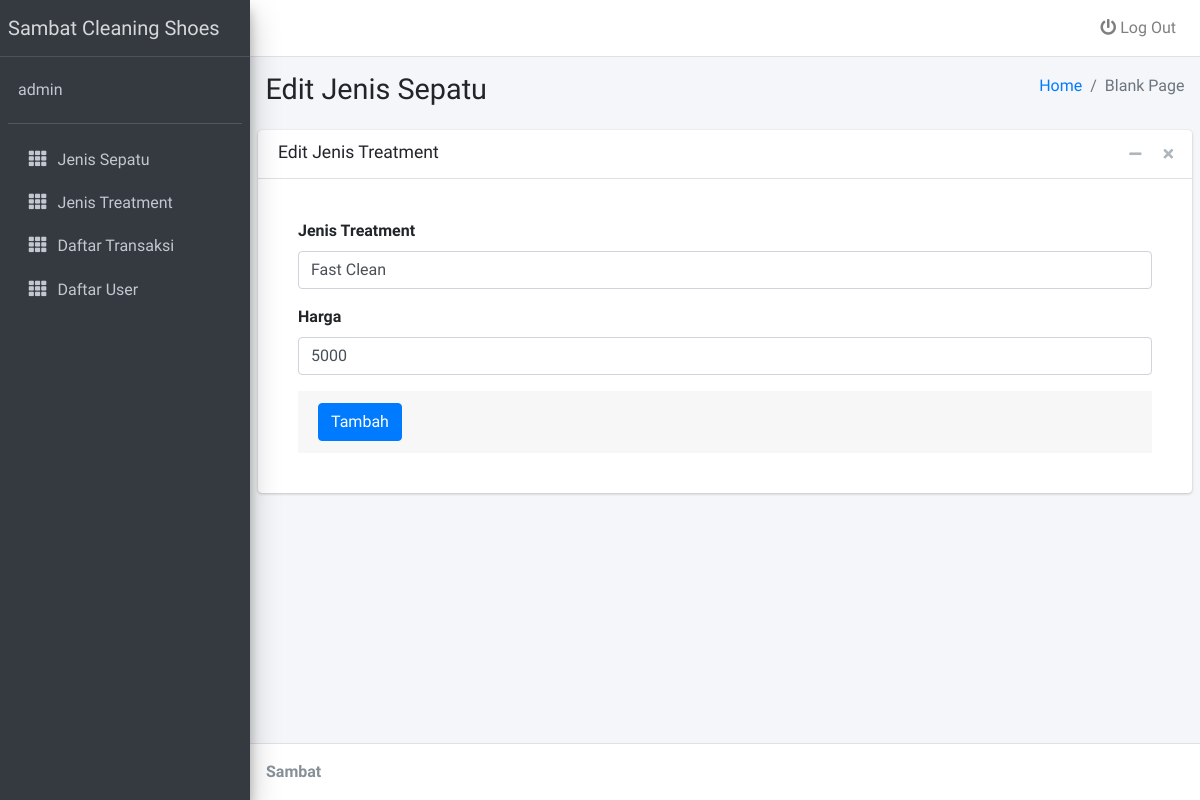
Before: /edit_treatment.php?id=1 (signed in) with the older database file.
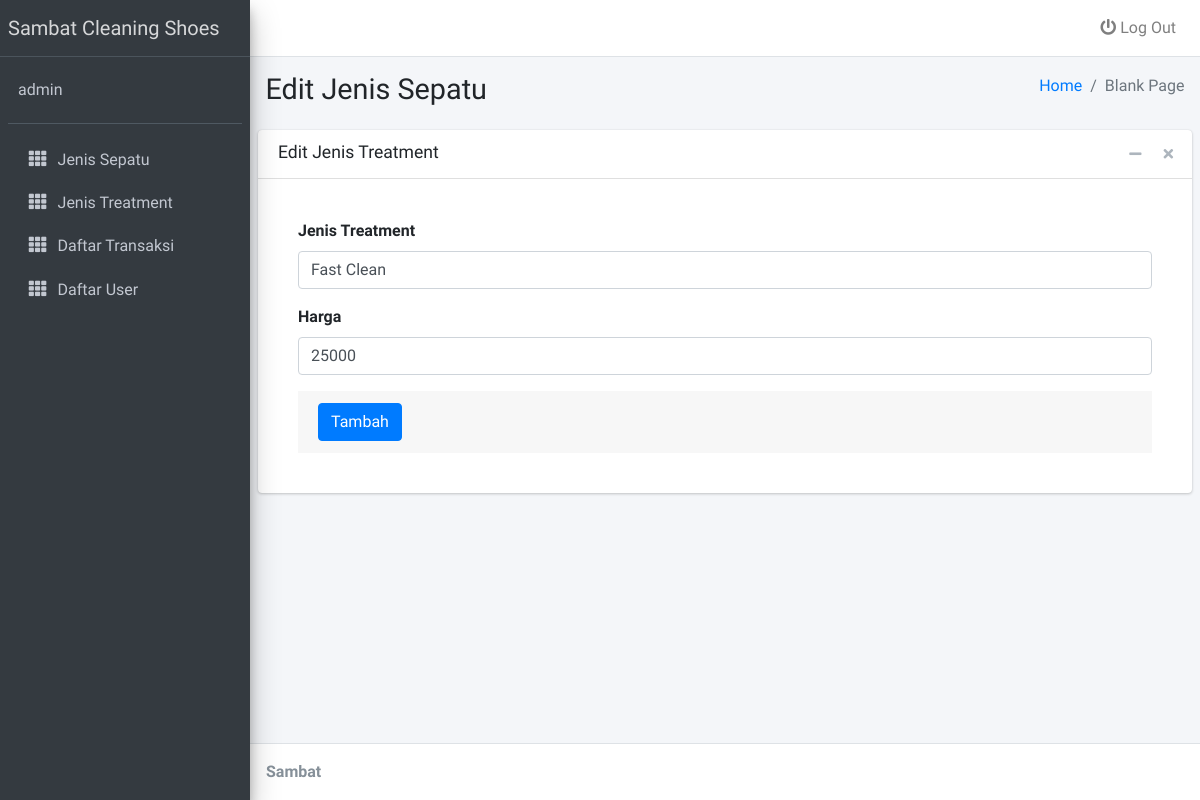
After: the same page with the newer database file.
### tables this page shows
CREATE TABLE `treatment` (
  `id_treatment` int NOT NULL,
  `jenis_treatment` varchar(10) NOT NULL,
  `harga_treatment` int NOT NULL
);

### edit_treatment.php (the view, shortened to what this page needs)
<!DOCTYPE html>
<?php
include('config.php');
$id = @$_GET['id'] ;
$sql = mysqli_query($koneksi, "SELECT * from treatment where id_treatment ='$id'") or die(mysqli_error($koneksi));
$data = mysqli_fetch_assoc($sql) ;
?>
<html>
<head>
  <link rel="stylesheet" href="assets/plugins/fontawesome-free/css/all.min.css">
  <link rel="stylesheet" href="https://code.ionicframework.com/ionicons/2.0.1/css/ionicons.min.css">
  <link rel="stylesheet" href="assets/dist/css/adminlte.min.css">
</head>
<body class="hold-transition sidebar-mini">
<div class="wrapper">
  <nav class="main-header navbar navbar-expand navbar-white navbar-light">
    <ul class="navbar-nav ml-auto">
      <li class="nav-item dropdown">
        <a class="nav-link" href="logout.php">
            <i class="fas fa-power-off"></i> Log Out
        </a>
      </li>
    </ul>
  </nav>
  <aside class="main-sidebar sidebar-dark-primary elevation-4">
    <a href="../../index3.html" class="brand-link">
      <span class="brand-text font-weight-light">Sambat Cleaning Shoes</span>
    </a>
    <div class="sidebar">
      <div class="user-panel mt-3 pb-3 mb-3 d-flex">
        <div class="info">
          <a href="#" class="d-block"><?php echo $_SESSION['username'] ?></a>
        </div>
      </div>
      <nav class="mt-2">
        <ul class="nav nav-pills nav-sidebar flex-column" data-widget="treeview" role="menu" data-accordion="false">
               <li class="nav-item">
               <a href="admin_jenissepatu.php" class="nav-link">
                 <i class="nav-icon fas fa-th"></i>
                 <p>
                  Jenis Sepatu
                 </p>
               </a>
             </li>
             <li class="nav-item">
               <a href="admin_jenistreatment.php" class="nav-link">
                 <i class="nav-icon fas fa-th"></i>
                 <p>
                  Jenis Treatment
                 </p>
               </a>
             </li>
             <li class="nav-item">
               <a href="admin_transaksi.php" class="nav-link">
                 <i class="nav-icon fas fa-th"></i>
                 <p>
                  Daftar Transaksi
                 </p>
               </a>
             </li>
             <li class="nav-item">
            <a href="admin_manageuser.php" class="nav-link">
              <i class="nav-icon fas fa-th"></i>
              <p>
               Daftar User
              </p>
            </a>
          </li>
  </aside>
  <div class="content-wrapper">
    <section class="content-header">
      <div class="container-fluid">
        <div class="row mb-2">
          <div class="col-sm-6">
            <h1>Edit Jenis Sepatu</h1>
          </div>
          <div class="col-sm-6">
            <ol class="breadcrumb float-sm-right">
              <li class="breadcrumb-item"><a href="#">Home</a></li>
              <li class="breadcrumb-item active">Blank Page</li>
            </ol>
          </div>
        </div>
      </div>
    </section>
    <section class="content">
      <div class="card">
        <div class="card-header">
          <h3 class="card-title">Edit Jenis Treatment</h3>
          <div class="card-tools">
            <button type="button" class="btn btn-tool" data-card-widget="collapse" data-toggle="tooltip" title="Collapse">
              <i class="fas fa-minus"></i></button>
            <button type="button" class="btn btn-tool" data-card-widget="remove" data-toggle="tooltip" title="Remove">
              <i class="fas fa-times"></i></button>
          </div>
        </div>
        <div class="card-body">
        <form action="update_treatment.php" method="post">
                <div class="card-body">
                  <div class="form-group">
                    <label for="exampleInputEmail1">Jenis Treatment</label>
                    <input type="text" class="form-control" value="<?php echo $data['jenis_treatment'] ?>" name="jenis_treatment" id="jenis_treatment" placeholder="Jenis Treatment">
                  </div>
                  <div class="form-group">
                    <label for="exampleInputPassword1">Harga</label>
                    <input type="text" class="form-control" name="harga_treatment" id="harga_treatment" value="<?php echo $data['harga_treatment'] ?>" placeholder="Harga">
                  </div>
                <div class="card-footer">
                  <button type="submit" name="submit" class="btn btn-primary">Tambah</button>
                </div>
              </form>
        </div>
      </div>
    </section>
  </div>
  <footer class="main-footer">
    <strong>Sambat
  </footer>
</div>
</body>
</html>

Changed rows visible on the page:
changed treatment "Fast Clean": harga_treatment "5000" → "25000"
